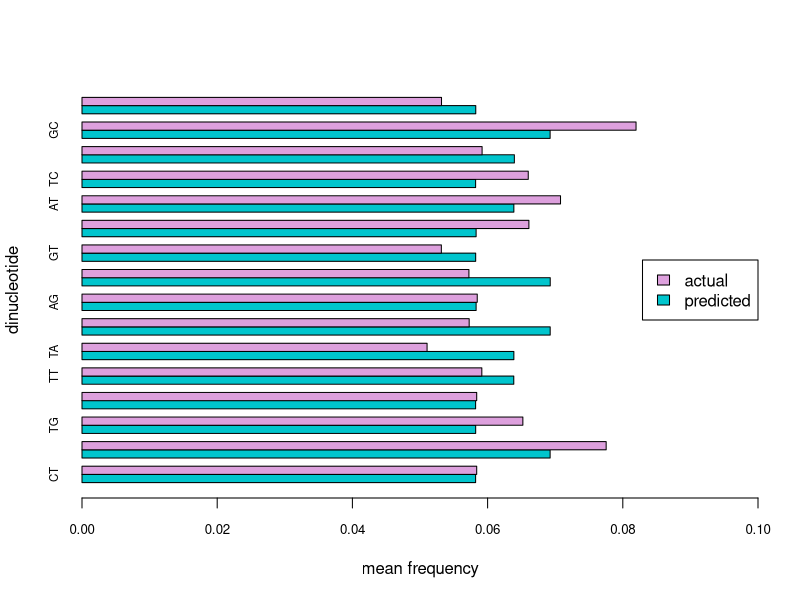

Source code (R):
#comparing observed vs expected dinucleotide rates in genomes 
library(ggplot2)
  

pdf("25.1_fig_5.pdf")


data_file <- read.csv('11.1_dinucleotide_content.csv',header = TRUE)

predicted_CT_all <- (unlist(data_file$predicted_CT))
predicted_CG_all <- (unlist(data_file$predicted_CG))
predicted_TG_all <- (unlist(data_file$predicted_TG))
predicted_CA_all <- (unlist(data_file$predicted_CT))
predicted_TT_all <- (unlist(data_file$predicted_TT))
predicted_TA_all <- (unlist(data_file$predicted_TA))
predicted_GG_all <- (unlist(data_file$predicted_GG))
predicted_AG_all <- (unlist(data_file$predicted_AG))
predicted_CC_all <- (unlist(data_file$predicted_CC))
predicted_GT_all <- (unlist(data_file$predicted_GT))
predicted_GA_all <- (unlist(data_file$predicted_GA))
predicted_AT_all <- (unlist(data_file$predicted_AT))
predicted_TC_all <- (unlist(data_file$predicted_TC))
predicted_AA_all <- (unlist(data_file$predicted_AA))
predicted_GC_all<- (unlist(data_file$predicted_GC))
predicted_AC_all <- (unlist(data_file$predicted_AC))


actual_CT_all <- (unlist(data_file$actual_CT))
actual_CG_all <- (unlist(data_file$actual_CG))
actual_TG_all <- (unlist(data_file$actual_TG))
actual_CA_all <- (unlist(data_file$actual_CT))
actual_TT_all <- (unlist(data_file$actual_TT))
actual_TA_all <- (unlist(data_file$actual_TA))
actual_GG_all <- (unlist(data_file$actual_GG))
actual_AG_all <- (unlist(data_file$actual_AG))
actual_CC_all <- (unlist(data_file$actual_CC))
actual_GT_all <- (unlist(data_file$actual_GT))
actual_GA_all <- (unlist(data_file$actual_GA))
actual_AT_all <- (unlist(data_file$actual_AT))
actual_TC_all <- (unlist(data_file$actual_TC))
actual_AA_all <- (unlist(data_file$actual_AA))
actual_GC_all <- (unlist(data_file$actual_GC))
actual_AC_all <- (unlist(data_file$actual_AC))



predicted_CT <- mean(unlist(data_file$predicted_CT))
predicted_CG <- mean(unlist(data_file$predicted_CG))
predicted_TG <- mean(unlist(data_file$predicted_TG))
predicted_CA <- mean(unlist(data_file$predicted_CT))
predicted_TT <- mean(unlist(data_file$predicted_TT))
predicted_TA <- mean(unlist(data_file$predicted_TA))
predicted_GG <- mean(unlist(data_file$predicted_GG))
predicted_AG <- mean(unlist(data_file$predicted_AG))
predicted_CC <- mean(unlist(data_file$predicted_CC))
predicted_GT <- mean(unlist(data_file$predicted_GT))
predicted_GA <- mean(unlist(data_file$predicted_GA))
predicted_AT <- mean(unlist(data_file$predicted_AT))
predicted_TC <- mean(unlist(data_file$predicted_TC))
predicted_AA <- mean(unlist(data_file$predicted_AA))
predicted_GC <- mean(unlist(data_file$predicted_GC))
predicted_AC <- mean(unlist(data_file$predicted_AC))


actual_CT <- mean(unlist(data_file$actual_CT))
actual_CG <- mean(unlist(data_file$actual_CG))
actual_TG <- mean(unlist(data_file$actual_TG))
actual_CA <- mean(unlist(data_file$actual_CT))
actual_TT <- mean(unlist(data_file$actual_TT))
actual_TA <- mean(unlist(data_file$actual_TA))
actual_GG <- mean(unlist(data_file$actual_GG))
actual_AG <- mean(unlist(data_file$actual_AG))
actual_CC <- mean(unlist(data_file$actual_CC))
actual_GT <- mean(unlist(data_file$actual_GT))
actual_GA <- mean(unlist(data_file$actual_GA))
actual_AT <- mean(unlist(data_file$actual_AT))
actual_TC <- mean(unlist(data_file$actual_TC))
actual_AA <- mean(unlist(data_file$actual_AA))
actual_GC <- mean(unlist(data_file$actual_GC))
actual_AC <- mean(unlist(data_file$actual_AC))


x <- c('CT','GC','TG','CA','TT','TA','GG','AG','CC','GT','GA','AT','TC','AA','GC','AC')
CT=c(predicted_CT, actual_CT)
CG=c(predicted_CG, actual_CG)
TG=c(predicted_TG, actual_TG)
CA=c(predicted_CA, actual_CA)
TT=c(predicted_TT, actual_TT)
TA=c(predicted_TA, actual_TA)
GG=c(predicted_GG, actual_GG)
AG=c(predicted_AG, actual_AG)
CC=c(predicted_CC, actual_CC)
GT=c(predicted_GT, actual_GT)
GA=c(predicted_GA, actual_GA)
AT=c(predicted_AT, actual_AT)
TC=c(predicted_TC, actual_TC)
AA=c(predicted_AA, actual_AA)
GC=c(predicted_GC, actual_GC)
AC=c(predicted_AC, actual_AC)

# Inserting data
data <- data.frame(CT,CG,TG,CA,TT,TA,GG,AG,CC,GT,GA,AT,TC,AA,GC,AC)
colour_dict <- c("turquoise3","plum")

barplot(as.matrix(data), xlab="mean frequency",ylab = "dinucleotide", horiz=T, col = colour_dict,width = 3, legend = c("predicted","actual"), xlim = c(0.00,0.1), beside = TRUE, cex.names=0.7, cex.axis = 0.8, args.legend = list(x="right"))

#stats 
print(paste('CT'))
stats_CT <- t.test(actual_CT_all,predicted_CT_all, paired = TRUE)
print(stats_CT)
print(paste('CG'))
stats_CG <- t.test(actual_CG_all,predicted_CG_all, paired = TRUE)
print(stats_CG)
print(paste('TG'))
stats_TG <- t.test(actual_TG_all,predicted_TG_all, paired = TRUE)
print(stats_TG)
print(paste('CA'))
stats_CA <- t.test(actual_CA_all,predicted_CA_all, paired = TRUE)
print(stats_CA)
print(paste('TT'))
stats_TT <- t.test(actual_TT_all,predicted_TT_all, paired = TRUE)
print(stats_TT)
print(paste('TA'))
stats_TA <- t.test(actual_TA_all,predicted_TA_all, paired = TRUE)
print(stats_TA)
print(paste('GG'))
stats_GG <- t.test(actual_GG_all,predicted_GG_all, paired = TRUE)
print(stats_GG)
print(paste('AG'))
stats_AG <- t.test(actual_AG_all,predicted_AG_all, paired = TRUE)
print(stats_AG)
print(paste('CC'))
stats_CC <- t.test(actual_CC_all,predicted_CC_all, paired = TRUE)
print(stats_CC)
print(paste('GT'))
stats_GT <- t.test(actual_GT_all,predicted_GT_all, paired = TRUE)
print(stats_GT)
print(paste('GA'))
stats_GA <- t.test(actual_GA_all,predicted_GA_all, paired = TRUE)
print(stats_GA)
print(paste('AT'))
stats_AT <- t.test(actual_AT_all,predicted_AT_all, paired = TRUE)
print(stats_AT)
print(paste('TC'))
stats_TC <- t.test(actual_TC_all,predicted_TC_all, paired = TRUE)
print(stats_TC)
print(paste('AA'))
stats_AA <- t.test(actual_AA_all,predicted_AA_all, paired = TRUE)
print(stats_AA)
print(paste('GC'))
stats_GC <- t.test(actual_GC_all,predicted_GC_all, paired = TRUE)
print(stats_GC)
print(paste('AC'))
stats_AC <- t.test(actual_AC_all,predicted_AC_all, paired = TRUE)
print(stats_AC)

dev.off()